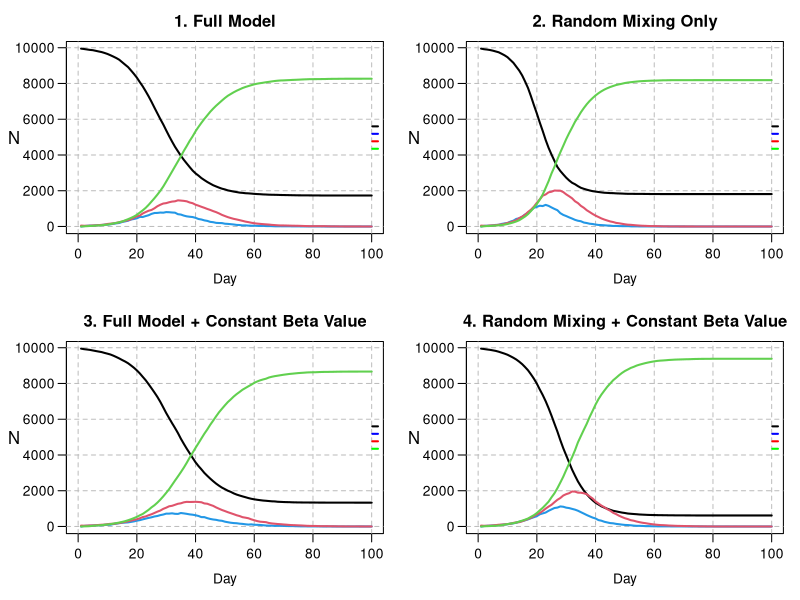

Write the R code that produced this figure.
# Zachary Gavin (s2222962): Wrote get.net, wrote household allocation, created initial nseir function, debugging and commenting
# Shaehroz Khalid (s2869421): All plotting and visualisation, turned household allocation vector to one line, debugging and commenting
# Brandon Causing (s2901457): Completion and performance optimisation of the main nseir simulation function, debugging and commenting
# division of work was close to 1/3 each

################################################################################


## GENERAL DESCRIPTION

# This script implements an agent-based SEIR (Susceptible-Exposed-Infected-Recovered)
# model to simulate the spread of an epidemic in a population of n individuals.
# The model incorporates three modes of transmission: within-household, through a
# pre-defined social network, and via random mixing.
# The script defines functions to generate the population and social network,
# run the SEIR simulation, and plot the results under different scenarios.
# The final section compares four scenarios to analyse the impact of social
# structure and individual heterogeneity (beta) on the epidemic dynamics.




######################################################################
### ------- START OF MODEL SETUP AND POPULATION GENERATION ------- ###
######################################################################

# We first define the global parameters for the model and generate the base 
# population, setting the maximum size of a household and assigning each of the 
# 'n' individuals a "sociability" parameter.

n <- 10000
people <- 1:n
h_max <- 5
beta <- runif(n, 0, 1)


######################################################################
######## ---------- HOUSEHOLD GENERATION FUNCTION ---------- #########
######################################################################

# We then generate n hh sizes uniform on {1,2,3,4,5}, make a vector repeating
# the "household number" the size of the hh times, then cut off at length n.
# This assigns each of the n individuals to a household.

h <- rep(1:n, sample(1:h_max, n, replace = TRUE))[1:n] 


######################################################################
############ ------- NETWORK GENERATION FUNCTION ------- #############
######################################################################

# We proceed to make a function that creates regular social network connections 
# between individuals who are not in the same household.

# * beta = length n vector of sociability parameters
# * h = household connections
# * nc = average number of network connections someone has
# get.net initially generates a vector of Bernoullis for each person i, containing
# their connections with people (i+1):n. For each person, this is immediately 
# turned into a list of indices to save computation time, then into a list
# of connection pairs for inversion and removing hh connections.

get.net <- function(beta, h, nc=15) {
  
  n <- length(h)
  b_bar <- sum(beta)/length(beta)
  # initialising two lists to store connections
  conns_init <- vector(mode = "list", length = n) 
  conns <- vector(mode = "list", length = n)
  for (i in 1:n) {
    if (i < n) {
      b <- rbinom(n-i, 1, nc*beta[i]*beta[(i+1):n]/(b_bar^2*(n-1)) )
      # which(b==1) returns values in 1:n-i, so +i to get indices in (i+1):n
      conns_init[[i]] <- which(b == 1) + i  
    }
  }
  
  # vectorised rep, sapply returns vector. pairs is all unique net connections
  pairs <- cbind(rep(1:n, sapply(conns_init, length)), unlist(conns_init)) 
  
  if (nrow(pairs) > 0) { 
    # keep only rows of pairs where members are not in the same household
    pairs <- pairs[h[pairs[,1]] != h[pairs[,2]], , drop = FALSE] 
    
    if(nrow(pairs) > 0) {
      for (i in 1:nrow(pairs)){
        # add person 1 in pair to connections list of person 2, and vice-versa
        conns[[pairs[i,1]]] <- append(conns[[pairs[i,1]]],  pairs[i,2] )
        conns[[pairs[i,2]]] <- append(conns[[pairs[i,2]]],  pairs[i,1] )
      }
    }
  }
  
  return(conns)
}


######################################################################
############## ------- SEIR SIMULATION FUNCTION ------- ##############
######################################################################

# We now create a function that simulates the epidemic over nt time steps, 
# incorporating into the model the household and regular network contacts that 
# can be established using the previous functions, and tracking the number of 
# individuals in each SEIR compartment.

# * beta = sociability vector 
# * h = list of what household each person is in
# * alink = nested list of the net connections of each person 
# * alpha = parameters governing the prob. of exposure from each pathway 
#  -- alpha[1] concerns hh infection, alpha[2] network infections, alpha[3] gen. mixing 
# * delta =  daily prob of I->R 
# * gamma = daily prob of E->R 
# * nc = measure of how much "social interaction" happens in the population
# * nt = number of days the simulation runs over
# * pinf is prop of population initially infected

nseir <- function(beta, h, alink, 
                  alpha=c(0.1, 0.01, 0.01), 
                  delta=.2, 
                  gamma=.4, 
                  nc=15, nt=100, pinf=.005) {
  
  ### --- 1. Set-Up --- ###
  n <- length(beta)
  x <- rep(0, n) # everyone starts off susceptible 
  num_to_infect <- max(1, round(pinf*n))
  x[sample(1:n, num_to_infect)] <- 2 # pick a few people to start off infected
  
  # set up households (who's in each household)
  hh_index_list <- split(1:n, h) 
  
  # for future calculation of mixing probs
  b_bar <- sum(beta)/n
  
  # initialize counts of statuses for day 1
  t <- S <- E <- I <- R <- rep(0, nt)
  t[1] <- 1
  S[1] <- n - num_to_infect
  I[1] <- num_to_infect
  
  ### --- 2. Daily Simulation --- ###
  # each day:
  # -- find who transitions to a different status 
  # -- count how many people are in each status
  for(i in 2:nt) {
    
    # random numbers assigned to each person to compare with transition probs
    u <- runif(n) 
    
    # keep track of infected people
    infected_indices <- which(x == 2)
    susceptible_indices <- which(x==0)
    n_infected <- length(infected_indices)
    
    ## -- 2a. Infectious to Recovered -- ##
    # transition from infected to recover with probability = delta
    x[x == 2 & u < delta] <- 3
    
    ## -- 2b. Exposed to Infectious -- ##
    # transition from exposed to infected with probability = gamma
    x[x == 1 & u < gamma] <- 2
    
    ## -- 2c. Set-Up of Susceptible to Exposed -- ##
    # find who transitions from susceptible to exposed
    # initialize lists of those exposed through infected people 
    hh_exposed <- net_exposed <- mix_exposed <- integer(0)
    
    # if nobody's infected, nobody can become exposed
    if (n_infected > 0) {
      
      ## -- 2c(i). Household Exposure -- ##
      # find who gets infected from household contacts
      # ** prob of getting infected by a household member = alpha[1]
      # -----
      # count how many people are infected in each household
      hh_infected_counts <- tabulate(h[infected_indices], nbins = max(h))
      # which households have someone infected in them
      infected_hh <- which(hh_infected_counts > 0)
      # prob of infection by at least one infected household member
      if (length(infected_hh) > 0) {
        hh_probs <- 1 - (1-alpha[1])^hh_infected_counts[infected_hh]
        # who transitions to infected in the household
        hh_exposed <- unlist(
          Map(function(hh, prob) { # this applies function to each pair
            hh_members <- hh_index_list[[as.character(hh)]]
            sus <- hh_members[x[hh_members] == 0] 
            sus[u[sus] < prob]
          }, hh = infected_hh, prob = hh_probs), use.names = FALSE
        )
      }
      
      ## -- 2c(ii). Regular Network Exposure -- ##
      # find who gets infected from regular network contacts
      # ** prob of getting infected by regular network contact = alpha[2]
      # -----
      # who is in a regular network with someone infected
      neighbors_of_infected <- unlist(alink[infected_indices], use.names = FALSE)
      if(length(neighbors_of_infected) > 0) {
        # count how many people are infected in each regular network 
        net_infected_counts <- tabulate(neighbors_of_infected, nbins = n)
        # which networks have someone infected in them
        sus_exposed_to_net <- which(net_infected_counts > 0 & x == 0)
        # prob of infection by at least one infected regular network contact
        if (length(sus_exposed_to_net) > 0) {
          net_probs <- 1 - (1-alpha[2])^net_infected_counts[sus_exposed_to_net]
          # who transitions to infected in network
          net_exposed <- sus_exposed_to_net[u[sus_exposed_to_net] < net_probs]
        }
      }
      
      ## -- 2c(iii). Random Mixing Exposure -- ##
      # find who gets infected from random mixing
      # ** prob of infection by random mixing = a[3]*b[i]*b[j]/(b_bar^2*(n-1))
      # ** b[i], b[j] are "sociability" parameters for people i, j
      # -----
      u <- runif(length(susceptible_indices)) # generate new unifs so no undue corr. between rand. mix. infs & other inf. pathways
      # this is shape #infected x #susceptible
      
      trans_probs <- nc*alpha[3]*outer(beta[infected_indices],beta[susceptible_indices])/(b_bar^2 * (n-1))
      
      #log_trans_probs <- 
      
      # gives infection prob for each susceptible person
      inf_probs <- 1 - apply(1-trans_probs, MARGIN=2, FUN=prod) # sum over columns (possible infectors)
      
      mix_exposed <- susceptible_indices[u<inf_probs]
      
    }
    
    ## -- 2d. Susceptible to Exposed -- ##
    # gather everyone who transitions from susceptible to exposed
    if (length(hh_exposed) > 0 || length(net_exposed) > 0 || length(mix_exposed) > 0) {
      newly_exposed <- unique(c(hh_exposed, net_exposed, mix_exposed))
      x[newly_exposed] <- 1
    }
    
    ## -- 2e. Daily Counts -- ##
    # keep track of daily counts of statuses
    S[i] <- sum(x == 0)
    E[i] <- sum(x == 1)
    I[i] <- sum(x == 2)
    R[i] <- sum(x == 3)
    t[i] <- i
  }
  
  ### --- 3. Output --- ###
  # each component of list is an SEIR status with corresponding daily counts
  return(list(t = t, S = S, E = E, I = I, R = R))
}


######################################################################
############## ------- PLOTTING HELPER FUNCTION ------- ##############
######################################################################

# We next create a function to cleanly plot SEIR simulations. The function allows
# for users to easily change parameters of the SEIR model to visualize changes
# in behavior by taking the same inputs as the nseir() function.

epi_plot <- function(beta, h, alink, 
                     alpha = c(0.1, 0.01, 0.01),
                     delta = 0.2,
                     gamma = 0.4,
                     nc = 15, nt = 100, pinf = 0.005,
                     title = "SEIR Dynamics") {
  
  # simulate the model with the chosen parameters from the epi_plot arguments
  epi <- nseir(beta, h, alink, alpha, delta, gamma, nc, nt, pinf)
  
  # set up the plot limits, title, and axis label orientations
  plot(x = NA, y = NA, xlim = c(0, max(epi$t)), ylim = c(0, max(epi$S)), 
       xlab = "", ylab = "", main = title, las = 1)
  
  # set up dashed grid lines
  grid(nx = NULL, ny = NULL, lty = 2, col = "gray", lwd = 1)
  
  # set axis titles, spacing, and title orientation
  title(xlab = "Day", mgp = c(2.2, 0.7, 0)) # x axis
  mtext("N", side = 2, line = 2.8, las = 1) # y axis
  
  # plot the simulation with each day connected via a line
  lines(x = epi$t, y = epi$S, lty = 1, lwd = 2)
  lines(epi$E, col = 4, lty = 1, lwd = 2) 
  lines(epi$I, col = 2, lty = 1, lwd = 2)
  lines(epi$R, col = 3, lty = 1, lwd = 2)
  
  # create the legend and set aesthetics
  legend(x = "right", 
         legend = c("Susceptible", "Exposed",
                    "Infected", "Recovered"),
         col = c("black", "blue",
                  "red", "green"),
         lty = 1, lwd = 2, seg.len = 0.5,
         x.intersp = 0.5, y.intersp = 0.5, # spread of text
         inset = -0.22, # distance from margin
         bty = "n", # no box around legend
         cex = 0.9) # font size
}


######################################################################
############# ------- MODEL SCENARIO COMPARISON ------- ##############
######################################################################

# Finally, we plot four different scenarios for the model: (1) the full model with
# default parameters, (2) random mixing as the only method of infection
# (i.e. removing spread via household and network contacts), (3) the full model 
# but setting a constant sociability parameter across the population (set as the 
# mean of the betas), and (4) a mix of the previous two scenarios that considers
# both random mixing only and constant sociability.

# 2x2 grid, mar allows good spacing, mgp moves axis
par(mfrow = c(2, 2), mar = c(4, 4, 2.5, 1), mgp = c(2.2, 0.7, 0)) 

# regular network contacts with random betas (scenarios 1, 2)
alink <- get.net(beta, h)

# regular network contacts with constant beta (scenarios 3, 4)
beta_const <- rep(mean(beta), n)
alink_const_beta <- get.net(beta_const, h)

# ------------------

### --- SCENARIO 1: full model with default parameters --- ###
epi_plot(beta, h, alink, title = "1. Full Model")


### --- SCENARIO 2: random mixing only --- ###
epi_plot(beta, h, alink, alpha = c(0, 0, 0.04),
         title = "2. Random Mixing Only")

### --- SCENARIO 3: full model with constant beta value --- ###
epi_plot(beta_const, h, alink_const_beta, 
         title = "3. Full Model + Constant Beta Value")

### --- SCENARIO 4: random mixing with constant beta --- ###
epi_plot(beta_const, h, alink_const_beta, alpha = c(0, 0, 0.04),
         title = "4. Random Mixing + Constant Beta Value")

# ------------------
# reset plot settings
par(mfrow = c(1, 1))


######################################################################
################ ------- DISCUSSION OF PLOTS -------- ################
######################################################################

# When we remove household and network effects, while holding constant the
# total no. of daily contacts, we see the epidemic proceeding noticeably
# faster. This occurs both in the case of non-constant and constant beta.
# In the full model, although the total number of contacts in a day
# is the same as the mixing only model, these contacts will be
# concentrated locally. This introduces the possibility, for instance,
# for household groups to all get infected, at which point there can 
# be no disease spread in this pathway. These types of effects will
# combine to slow the spread when compared to the mixing only model. 
